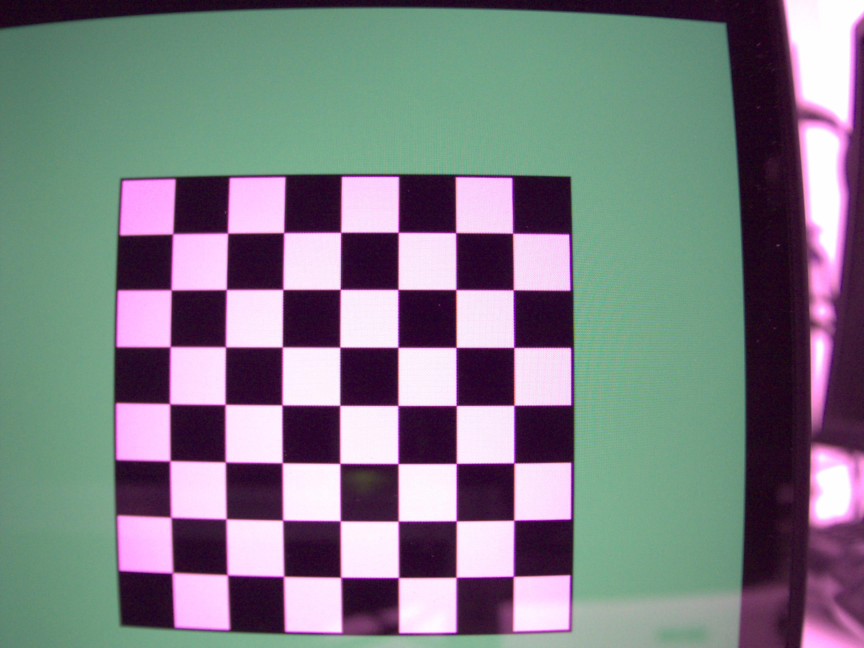
#> input picture lab3/raw/center1.jpg, 2592 x 1944 px, given as the content of the folder ../dataset/50kshoes_edges, which was not available (shown at 1/3 size)
$ python combine_A_and_B.py
#> lines starting #> are read from the running program, lines starting #| are printed output that depends on the picture
from pdb import set_trace as st
import os
import numpy as np
import cv2
import argparse
from tqdm import tqdm

parser = argparse.ArgumentParser('create image pairs')
parser.add_argument('--fold_A', dest='fold_A', help='input directory for image A', type=str, default='../dataset/50kshoes_edges')
parser.add_argument('--fold_B', dest='fold_B', help='input directory for image B', type=str, default='../dataset/50kshoes_jpg')
parser.add_argument('--fold_AB', dest='fold_AB', help='output directory', type=str, default='../dataset/test_AB')
parser.add_argument('--num_imgs', dest='num_imgs', help='number of images',type=int, default=1000000)
parser.add_argument('--use_AB', dest='use_AB', help='if true: (0001_A, 0001_B) to (0001_AB)',action='store_true')
args = parser.parse_args()

for arg in vars(args):
    print('[%s] = ' % arg,  getattr(args, arg))

splits = os.listdir(args.fold_A)

for sp in splits:
    img_fold_A = os.path.join(args.fold_A, sp)
    img_fold_B = os.path.join(args.fold_B, sp)
    img_list = os.listdir(img_fold_A)
    if args.use_AB:
        img_list = [img_path for img_path in img_list if '_A.' in img_path]

    num_imgs = min(args.num_imgs, len(img_list))
    print('split = %s, use %d/%d images' % (sp, num_imgs, len(img_list)))
    img_fold_AB = os.path.join(args.fold_AB, sp)
    if not os.path.isdir(img_fold_AB):
        os.makedirs(img_fold_AB)
    print('split = %s, number of images = %d' % (sp, num_imgs))
    for n in tqdm(range(num_imgs)):
        name_A = img_list[n]
        path_A = os.path.join(img_fold_A, name_A)
        if args.use_AB:
            name_B = name_A.replace('_A.', '_B.')
        else:
            name_B = name_A
        path_B = os.path.join(img_fold_B, name_B)
        if os.path.isfile(path_A) and os.path.isfile(path_B):
            name_AB = name_A
            if args.use_AB:
                name_AB = name_AB.replace('_A.', '.') # remove _A
            path_AB = os.path.join(img_fold_AB, name_AB)
            im_A = cv2.imread(path_A, cv2.IMREAD_COLOR)
#> im_A is the input picture: shape (1944, 2592, 3); mean B, G, R 132.5, 126.9, 124.7
            im_B = cv2.imread(path_B, cv2.IMREAD_COLOR)
            im_AB = np.concatenate([im_A, im_B], 1)
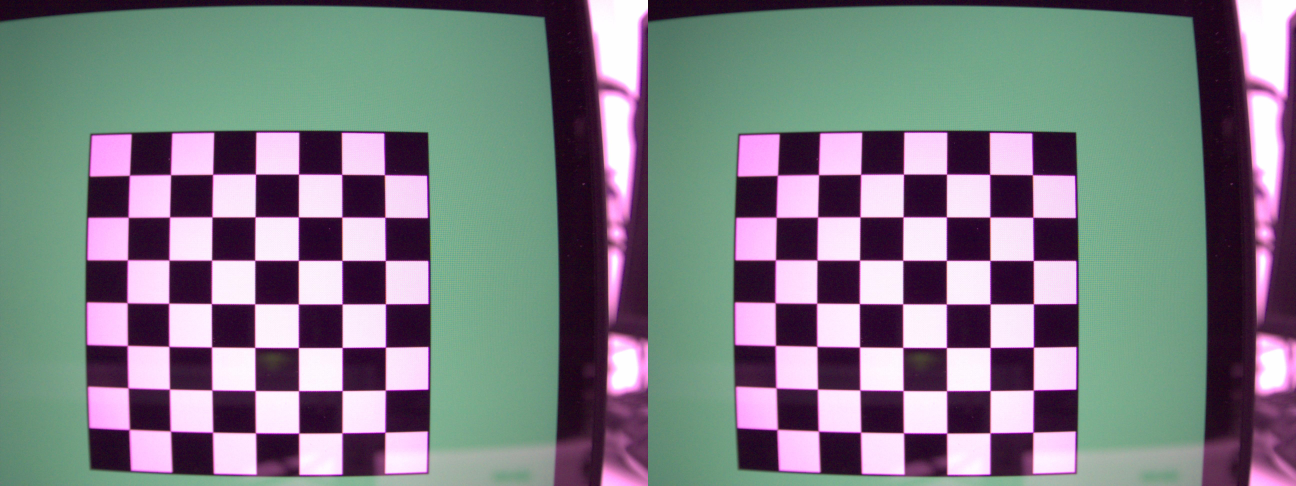
#> im_AB: shape (1944, 5184, 3) (shown at 1/4 size); mean B, G, R 132.5, 126.9, 124.7
            cv2.imwrite(path_AB, im_AB)

$ run again, on lab3/raw/center2.jpg
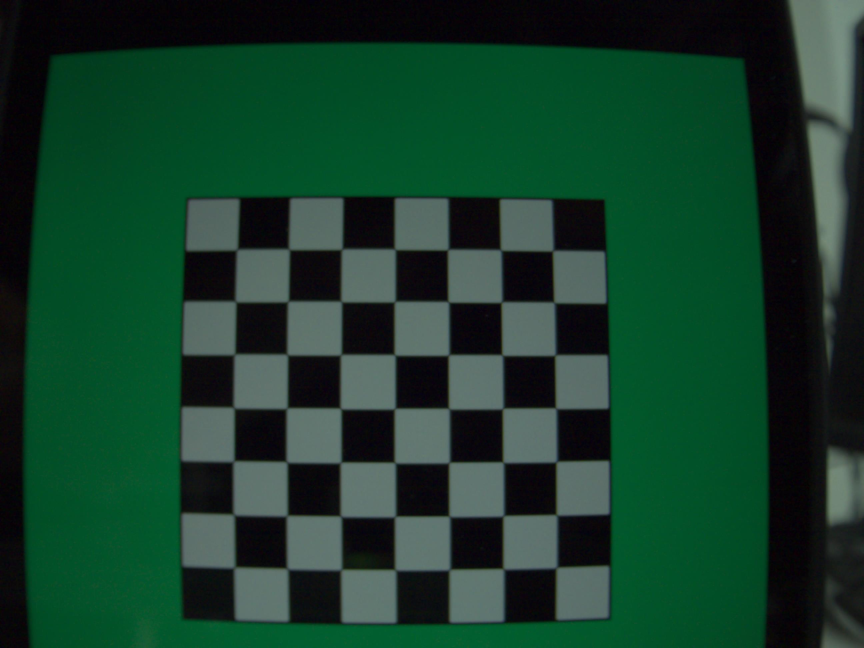
#> input picture lab3/raw/center2.jpg, 2592 x 1944 px, given as the content of the folder ../dataset/50kshoes_edges, which was not available (shown at 1/3 size)
#> im_A is the input picture: shape (1944, 2592, 3); mean B, G, R 42.9, 61.7, 22.7
#> `im_AB = np.concatenate([im_A, im_B], 1)`:
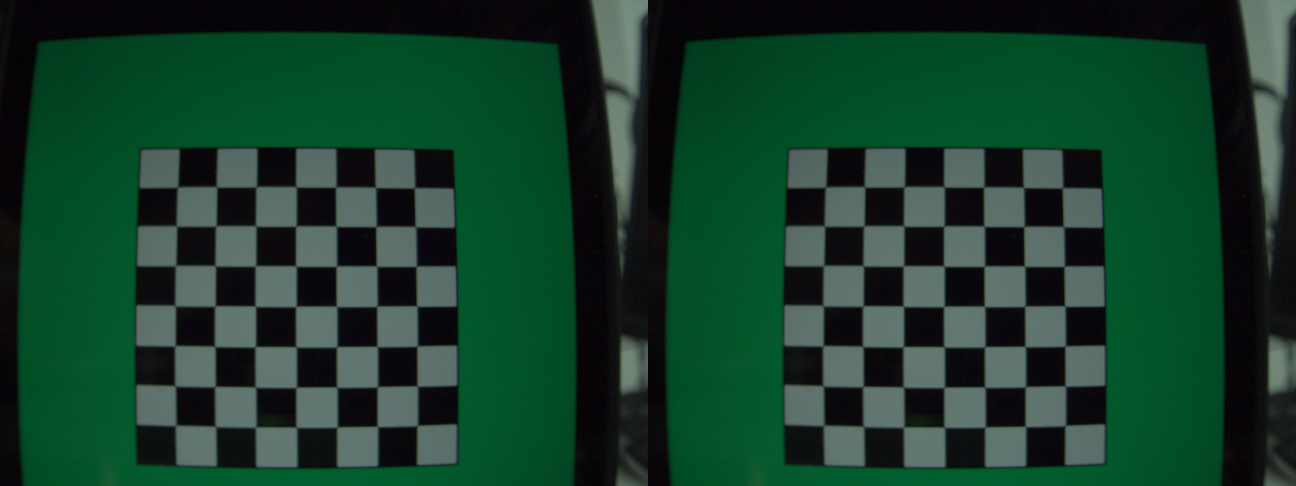
#> im_AB: shape (1944, 5184, 3) (shown at 1/4 size); mean B, G, R 42.9, 61.7, 22.7

$ run again, on lab3/raw/center3.jpg
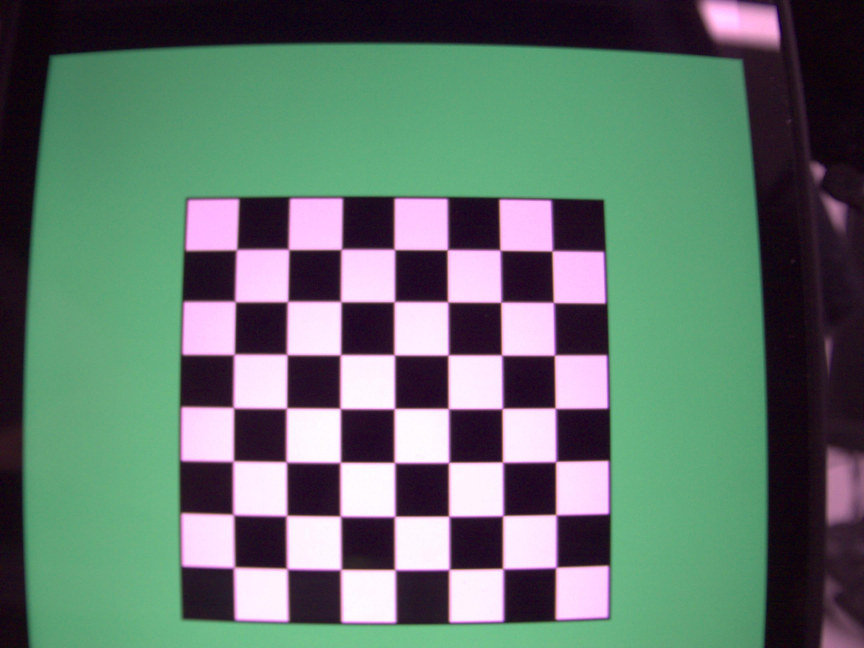
#> input picture lab3/raw/center3.jpg, 2592 x 1944 px, given as the content of the folder ../dataset/50kshoes_edges, which was not available (shown at 1/3 size)
#> im_A is the input picture: shape (1944, 2592, 3); mean B, G, R 109.8, 118.5, 98.4
#> `im_AB = np.concatenate([im_A, im_B], 1)`:
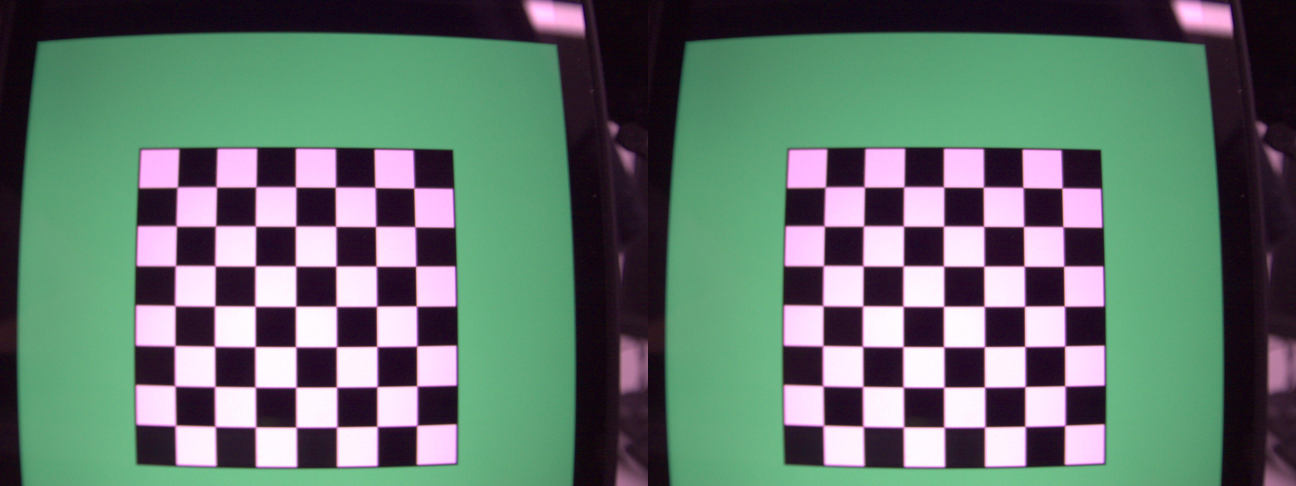
#> im_AB: shape (1944, 5184, 3) (shown at 1/4 size); mean B, G, R 109.8, 118.5, 98.4
